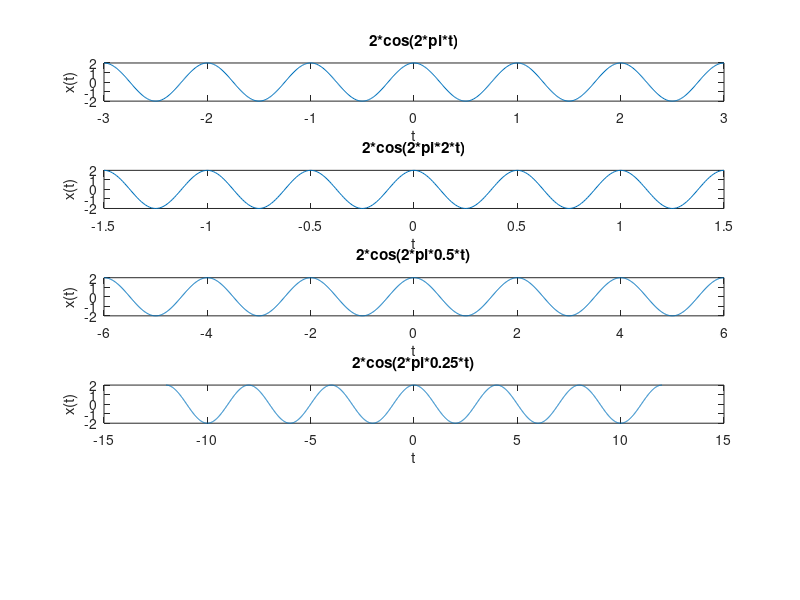

Here is the MATLAB script that generated this plot:
clc;
clear;
t=-3:0.01:3;
x=2*cos(2*pi*t);
subplot(5,1,1);
plot(t,x)
xlabel('t');
ylabel('x(t)');
title('2*cos(2*pi*t)');
t=-1.5:0.01:1.5;
x=2*cos(2*pi*2*t);
subplot(5,1,2);
plot(t,x)
xlabel('t');
ylabel('x(t)');
title('2*cos(2*pi*2*t)');
t=-6:0.01:6;
x=2*cos(2*pi*0.5*t);
subplot(5,1,3);
plot(t,x)
xlabel('t');
ylabel('x(t)');
title('2*cos(2*pi*0.5*t)');
t=-12:0.01:12;
x=2*cos(2*pi*0.25*t);
subplot(5,1,4);
plot(t,x);
xlabel('t');
ylabel('x(t)');
title('2*cos(2*pi*0.25*t)');
